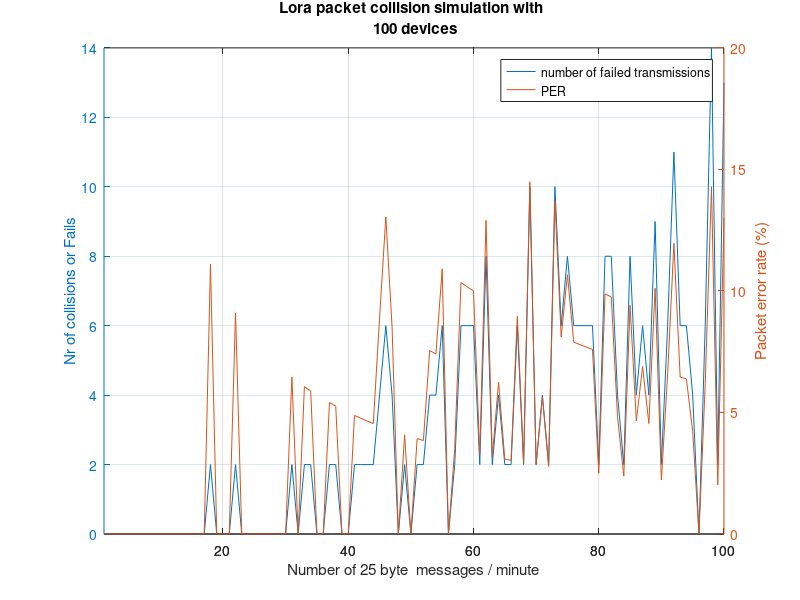

This chart was generated by the following MATLAB code:
timespan = 60*1000; %ms
timeinterval = 10; %ms
nrofslots = timespan/timeinterval;
freqspan = 125e3; %hz : 125khz
freqinterval = 100; %hz

start_channel = 1;
end_channel = 1;
nrofchannels = 1;
fiveperc = 0;

maxnrofdevices = 100;
devicestepsize = 1;
nrofdevices = devicestepsize:devicestepsize:maxnrofdevices;
nrofpackets = 1;
lora_duration = [07 5478  36];
%12 293  682
%07 5478  36

packetduration = lora_duration(:,3);
results = zeros(maxnrofdevices/devicestepsize, 2);

for nr = nrofdevices  
    ft = zeros(nrofslots, nrofchannels);    
    ft2 = zeros(nrofslots, nrofchannels);
    colission = zeros(nr, nrofpackets);
    sf = randi([start_channel end_channel], [nr nrofpackets]);
    %time = randi([1 floor(nrofslots - (packetduration*nrofpackets)/timeinterval)], [nr 1]);
    for i = 1:nr
        time_offset = floor((nrofslots - (packetduration(sf(i))*nrofpackets)/timeinterval) * rand(1,1));%time(i, 1);
        for p = 1:nrofpackets    
            for k = 0
                if (sf(i, p)+k<1) | (sf(i, p)+k>nrofchannels)
                    continue
                end
                duration = lora_duration(sf(i, p),3);
                for j = 1:duration/timeinterval
                   %freq(i, 1)
                   if j+time_offset > nrofslots
                       continue
                   end
                   if  ft(j+time_offset, sf(i, p)+k) == 0
                       ft(j+time_offset, sf(i, p)+k) = 1;
                       ft2(j+time_offset,sf(i, p)+k) = i; 
                   else
                        ft(j+time_offset, sf(i, p)+k) = ft(j+time_offset, sf(i, p)+k) + 1;
                        colission(i) = 1;
                        colission(ft2(j+time_offset,sf(i, p)+k)) = 1;
                   end
                end        
            end
            time_offset = ceil(time_offset + duration/timeinterval);
        end   
    end
    results(floor(nr/devicestepsize), 1) = sum(sum(colission));
    results(floor(nr/devicestepsize), 2) = 100*sum(sum(colission))/nr;
    fail = sum(colission, 2) == nrofpackets;
    if (results(floor(nr/devicestepsize), 2) < 5)
       fiveperc = nr; 
    end
end

fiveperc

figure1 = figure();
[hAx,hLine1,hLine2] = plotyy(nrofdevices,results(:, 1),nrofdevices,results(:, 2));
titlestring = sprintf('Lora packet collision simulation with \n %d devices', ...
        maxnrofdevices);
title(titlestring);
xlabel('Number of 25 byte  messages / minute') % x-axis label
ylabel(hAx(1), 'Nr of collisions or Fails') % y-axis label
ylabel(hAx(2), 'Packet error rate (%)') % y-axis label
legend('number of failed transmissions', 'PER');
grid on;

hold off;
